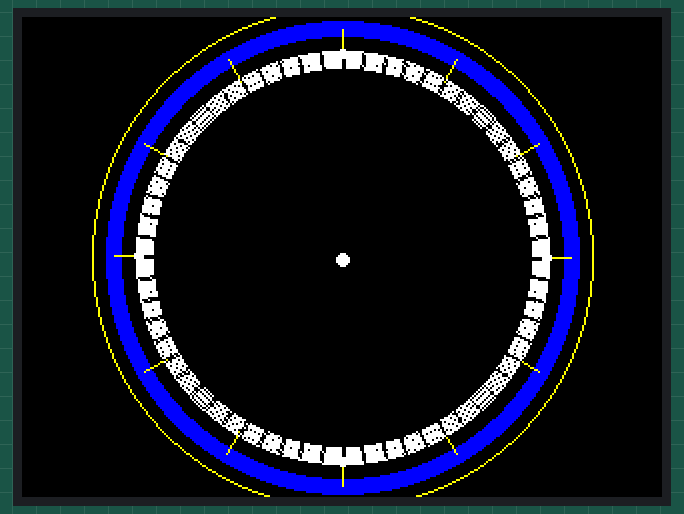
This sketch was run on a simulated Arduino Uno, built with avr-gcc and run on an emulated ATmega328P. On the bench: 320×240 colour display.

Above: at 0.6 s.
At 1.6 s:
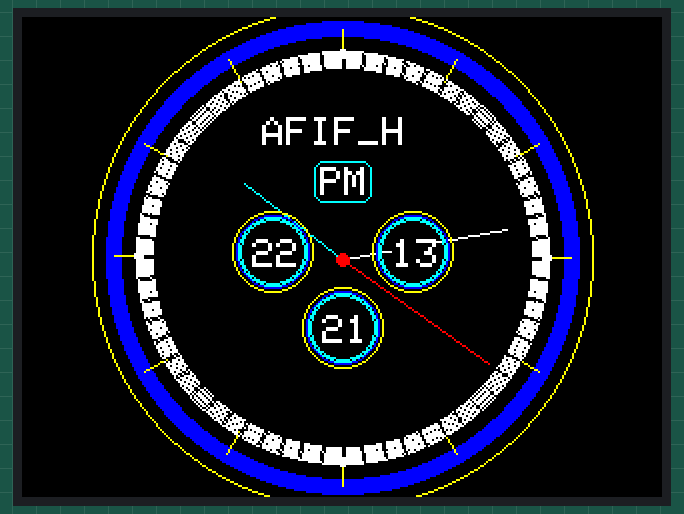
At 10.6 s:
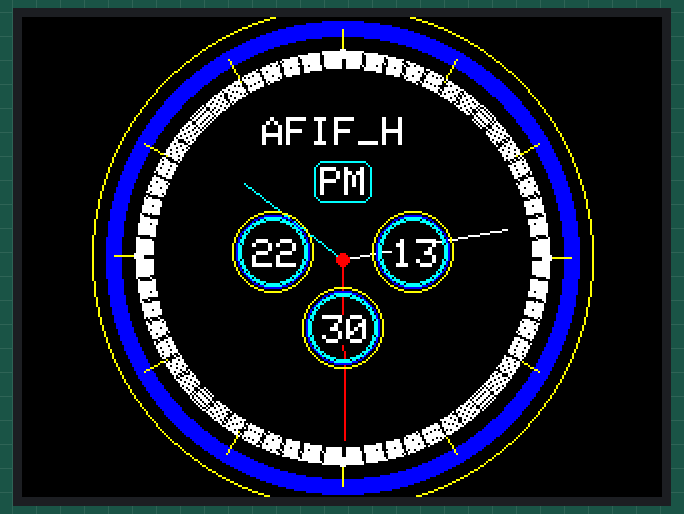
At 19.7 s:
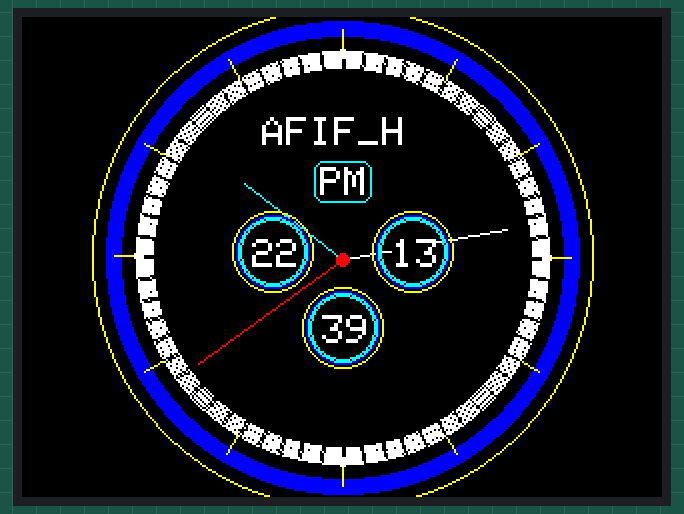
At 28.7 s:
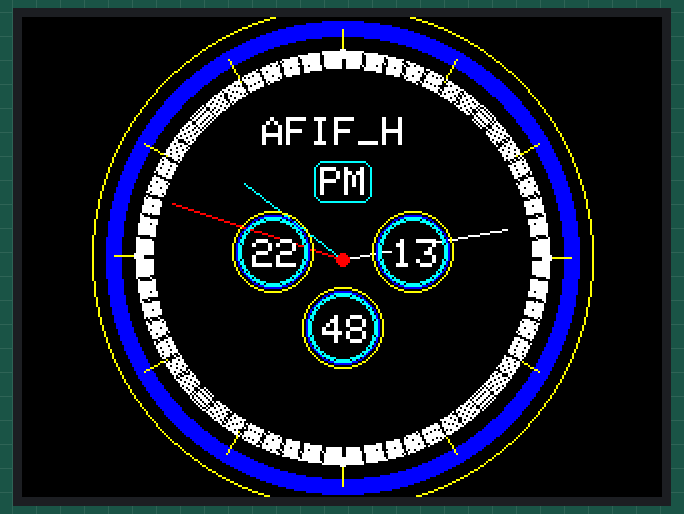
At 38.7 s:
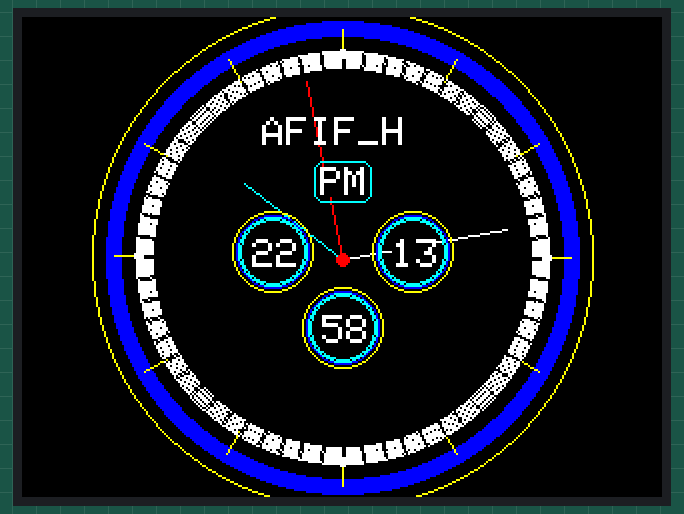

Measured:
- what the display in image 1 shows lasts 1.0 s, from 1.6 s to 2.6 s

The sketch:

sketch_may04a.ino
```cpp
#include <SPFD5408_Adafruit_TFTLCD.h>

#define LCD_CS A3
#define LCD_CD A2
#define LCD_WR A1
#define LCD_RD A0
#define LCD_RESET A4

// Agar warna mudah dimengerti (Human Readable color):
#define TFT_BLACK   0x0000
#define TFT_BLUE    0x001F
#define TFT_RED     0xF800
#define TFT_GREEN   0x07E0
#define TFT_CYAN    0x07FF
#define TFT_MAGENTA 0xF81F
#define TFT_YELLOW  0xFFE0
#define TFT_WHITE   0xFFFF
#define TFT_GREY    0x5AEB

Adafruit_TFTLCD tft(LCD_CS, LCD_CD, LCD_WR, LCD_RD, LCD_RESET);

float sx = 0, sy = 1, mx = 1, my = 0, hx = -1, hy = 0;    // Saved H, M, S x & y multipliers
float sdeg = 0, mdeg = 0, hdeg = 0;
uint16_t osx = 120, osy = 120, omx = 120, omy = 120, ohx = 120, ohy = 120; // Saved H, M, S x & y coords
int16_t x0 = 0, x1 = 0, yy0 = 0, yy1 = 0, x00 = 0, yy00 = 0;
uint32_t targetTime = 0;                    // for next 1 second timeout

uint16_t xpos; // x posisi jam
uint8_t conv2d(const char* p) {
  uint8_t v = 0;
  if ('0' <= *p && *p <= '9')
    v = *p - '0';
  return 10 * v + *++p - '0';
}
uint8_t hh = conv2d(__TIME__), mm = conv2d(__TIME__ + 3), ss = conv2d(__TIME__ + 6); // mengambil data waktu dari jam Compile-Upload
boolean initial = 1;
char d;
void setup(void) {
  tft.reset();  //perlu saat menggunakan lib.SPFD5408_Adafruit_TFTLCD.h
  tft.begin(0x9341); //perlu address ini saat menggunakan lib.SPFD5408_Adafruit_TFTLCD.h
  tft.setRotation(1);

  tft.setTextColor(TFT_WHITE);//warna text
  tft.fillScreen(TFT_BLACK);//warna latar

  // Draw clock face
  xpos = tft.width() / 2; // mencari titik koordinat tengah LCD
  tft.drawCircle(xpos, 120, 125, TFT_YELLOW);
  tft.fillCircle(xpos, 120, 118, TFT_BLUE); //warna lingkaran luar
  tft.fillCircle(xpos, 120, 110, TFT_BLACK); //warna jam bagian dalam
  for (int a=95; a<104; a++){
  tft.drawCircle(xpos, 120, a, TFT_WHITE);} //warna lingkaran luar II


  // Draw 12 lines
  for (int i = 0; i < 360; i += 30) {
    sx = cos((i - 90) * 0.0174532925);
    sy = sin((i - 90) * 0.0174532925);
    x0 = sx * 114 + xpos;
    yy0 = sy * 114 + 120;
    x1 = sx * 100 + xpos;
    yy1 = sy * 100 + 120;

    tft.drawLine(x0, yy0, x1, yy1, TFT_YELLOW);//garis penanda angka jam
  }

  // Draw 60 dots
  for (int i = 0; i < 360; i += 6) {
    sx = cos((i - 90) * 0.0174532925);
    sy = sin((i - 90) * 0.0174532925);
    x0 = sx * 102 + xpos;
    yy0 = sy * 102 + 120;
    x00 = sx * 92 + xpos;
    yy00 = sy * 92 + 120;
    // Draw minute markers
    tft.drawPixel(x0, yy0, TFT_GREEN); //titik penanda menit
    tft.drawLine(x0, yy0, x00, yy00, TFT_BLACK);//garis penanda menit
    tft.drawLine(x0+1, yy0+1, x00+1, yy00+1, TFT_BLACK);//garis penanda menit

    // Draw main quadrant dots
    if (i == 0 || i == 180) tft.fillCircle(x0, yy0, 2, TFT_WHITE); //penanda 12 dan 6
    if (i == 90 || i == 270) tft.fillCircle(x0, yy0, 2, TFT_WHITE); //penanda 3 dan 9
  }

  tft.fillCircle(xpos, 121, 3, TFT_WHITE);
  targetTime = millis() + 1000;
}

void loop() {
  if (targetTime < millis()) {
    targetTime = millis() + 1000;
    ss++;              // Advance second
    if (ss == 60) {
      ss = 0;
      mm++;            // Advance minute
      if (mm > 59) {
        mm = 0;
        hh++;          // Advance hour
        if (hh > 23) {
          hh = 0;
        }
      }
    }

    // Pre-compute hand degrees, x & y coords for a fast screen update
    sdeg = ss * 6;                     // 0-59 -> 0-354
    mdeg = mm * 6 + sdeg * 0.01666667; // 0-59 -> 0-360 - includes seconds, but these increments are not used
    hdeg = hh * 30 + mdeg * 0.0833333; // 0-11 -> 0-360 - includes minutes and seconds, but these increments are not used
    hx = cos((hdeg - 90) * 0.0174532925);
    hy = sin((hdeg - 90) * 0.0174532925);
    mx = cos((mdeg - 90) * 0.0174532925);
    my = sin((mdeg - 90) * 0.0174532925);
    sx = cos((sdeg - 90) * 0.0174532925);
    sy = sin((sdeg - 90) * 0.0174532925);

    if (ss == 0 || initial) {
      initial = 0;
      // Erase hour and minute hand positions every minute
      tft.drawLine(ohx, ohy, xpos, 121, TFT_BLACK);
      ohx = hx * 62 + xpos + 1;
      ohy = hy * 62 + 121;
      tft.drawLine(omx, omy, xpos, 121, TFT_BLACK);
      omx = mx * 84 + xpos;
      omy = my * 84 + 121;
    }

    // Redraw new hand positions, hour and minute hands not erased here to avoid flicker
    tft.drawLine(osx, osy, xpos, 121, TFT_BLACK);
    osx = sx * 90 + xpos + 1;
    osy = sy * 90 + 121;
    tft.drawLine(osx, osy, xpos, 121, TFT_RED);
    tft.drawLine(ohx, ohy, xpos, 121, TFT_CYAN);
    tft.drawLine(omx, omy, xpos, 121, TFT_WHITE);
    tft.drawLine(osx, osy, xpos, 121, TFT_RED);
    tft.fillCircle(xpos, 121, 3, TFT_RED);

  tft.setCursor(xpos-40, 50);
  tft.setTextSize(2);
  tft.print("AFIF_H");

  // Draw MINI clock face "SECOND"
  tft.drawCircle(xpos, 155, 20, TFT_YELLOW);
  tft.drawCircle(xpos, 155, 18, TFT_BLUE);
  tft.drawCircle(xpos, 155, 17, TFT_CYAN);
  tft.drawCircle(xpos, 155, 16, TFT_CYAN);
  tft.fillRect(xpos-10, 149,22,15,TFT_BLACK); //erase
  if(ss<10){tft.setCursor(xpos-10, 149); tft.setTextSize(2);
  tft.print('0'); tft.setCursor(xpos+2, 149);}
  else{
  tft.setCursor(xpos-10, 149);}
  tft.setTextSize(2);
  tft.print(ss);

  // Draw MINI clock face "Minutes"
  tft.drawCircle(xpos+35, 117, 20, TFT_YELLOW);
  tft.drawCircle(xpos+35, 117, 18, TFT_BLUE);
  tft.drawCircle(xpos+35, 117, 17, TFT_CYAN);
  tft.drawCircle(xpos+35, 117, 16, TFT_CYAN);
 tft.fillRect(xpos+25, 111,22,15,TFT_BLACK); //erase
  if(mm<10){tft.setCursor(xpos+25, 111); tft.setTextSize(2);
  tft.print('0'); tft.setCursor(xpos+37, 111);}
  else{
  tft.setCursor(xpos+25, 111);}
  tft.println(mm);

  // Draw MINI clock face "Hour"
  tft.drawCircle(xpos-35, 117, 20, TFT_YELLOW);
  tft.drawCircle(xpos-35, 117, 18, TFT_BLUE);
  tft.drawCircle(xpos-35, 117, 17, TFT_CYAN);
  tft.drawCircle(xpos-35, 117, 16, TFT_CYAN);
  tft.fillRect(xpos-45, 111,22,15,TFT_BLACK); //erase
  if(hh<10){tft.setCursor(xpos-45, 111); tft.setTextSize(2);
  tft.print('0'); tft.setCursor(xpos-33, 111);}
  else{
  tft.setCursor(xpos-45, 111);}
  tft.setTextSize(2);
  tft.print(hh);
  //tft.setCursor(xpos-65, 111);
  //tft.println(':');

  if (hh>=0 && hh<12) d='A'; else {d='P';}
  tft.drawRoundRect(xpos-14,72,29,21,5,TFT_CYAN);
  tft.fillRect(xpos-11, 75,23,15,TFT_BLACK); //erase
  tft.setCursor(xpos-11, 75);
  tft.setTextSize(2);
  tft.print(d);
  tft.println('M');
  }
}
```
